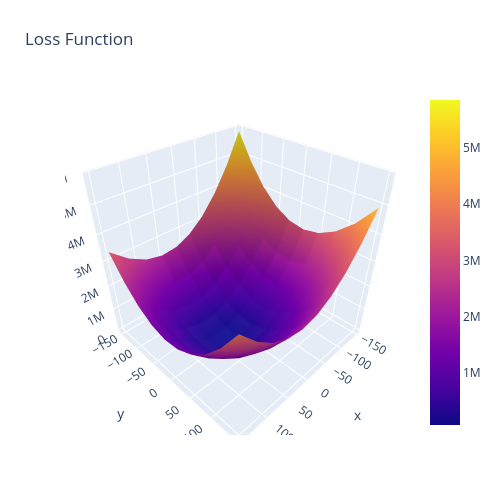

The code cell stored with this chart in its notebook:
### Code cell
import plotly.graph_objects as go
import plotly.io as pio

fig = go.Figure(data=[go.Surface(x = m_arr, y = b_arr, z =z_arr)])

fig.update_layout(title='Loss Function', autosize=False,
                  width=500, height=500,
                  margin=dict(l=65, r=50, b=65, t=90))

pio.renderers.default = "vscode"
fig.show()
